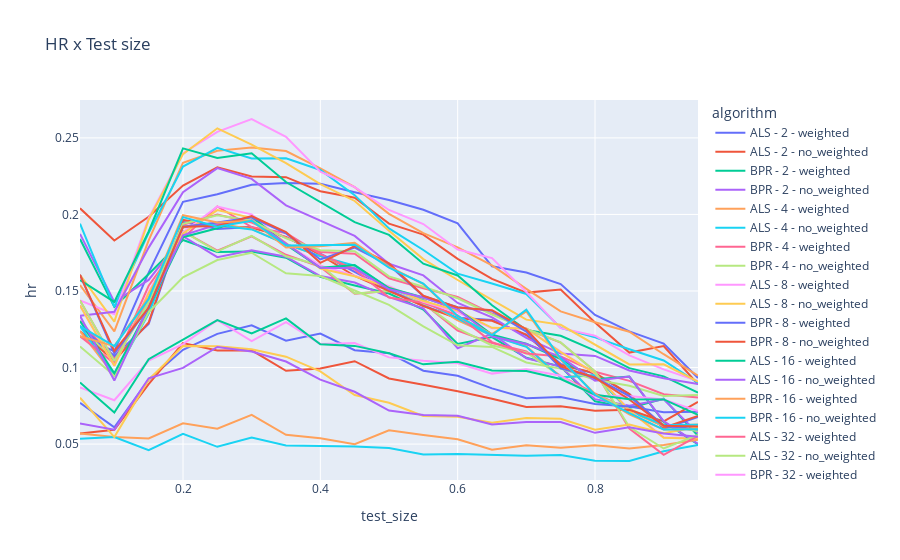

The code cell stored with this chart in its notebook:
### Code cell
df_results_new = df_results.copy()
weight_names = {True: 'weighted', False: 'no_weighted'}
df_results_new['algorithm'] = df_results_new['algorithm'] + ' - ' + df_results_new['factors'].astype(str) + ' - ' + df_results_new['weighted'].map(weight_names)

fig = px.line(df_results_new, x="test_size", y="hr", color='algorithm', title='HR x Test size')
fig.show()
fig.write_html('results-v3/hr_x_test_size.html')

### Figure 1 — Plotly figure (JSON) as saved in the notebook; plotly's stock layout.template omitted (floating-point values rounded to 4 significant figures)
{"data": [{"hovertemplate": "algorithm=ALS - 2 - weighted<br>test_size=%{x}<br>hr=%{y}<extra></extra>", "legendgroup": "ALS - 2 - weighted", "line": {"color": "#636efa", "dash": "solid"}, "marker": {"symbol": "circle"}, "mode": "lines", "name": "ALS - 2 - weighted", "orientation": "v", "showlegend": true, "type": "scatter", "x": [0.05, 0.1, 0.15, 0.2, 0.25, 0.3, 0.35, 0.4, 0.45, 0.5, 0.55, 0.6, 0.65, 0.7, 0.75, 0.8, 0.85, 0.9, 0.95], "xaxis": "x", "y": [0.1204, 0.1108, 0.162, 0.2082, 0.2132, 0.2194, 0.2205, 0.22, 0.2145, 0.2095, 0.203, 0.1942, 0.1661, 0.1621, 0.1545, 0.1343, 0.1236, 0.1156, 0.09318], "yaxis": "y"}, {"hovertemplate": "algorithm=ALS - 2 - no_weighted<br>test_size=%{x}<br>hr=%{y}<extra></extra>", "legendgroup": "ALS - 2 - no_weighted", "line": {"color": "#EF553B", "dash": "solid"}, "marker": {"symbol": "circle"}, "mode": "lines", "name": "ALS - 2 - no_weighted", "orientation": "v", "showlegend": true, "type": "scatter", "x": [0.05, 0.1, 0.15, 0.2, 0.25, 0.3, 0.35, 0.4, 0.45, 0.5, 0.55, 0.6, 0.65, 0.7, 0.75, 0.8, 0.85, 0.9, 0.95], "xaxis": "x", "y": [0.204, 0.183, 0.1985, 0.2188, 0.2307, 0.2248, 0.2243, 0.2152, 0.2109, 0.194, 0.1869, 0.171, 0.1579, 0.1489, 0.151, 0.1295, 0.1098, 0.114, 0.08906], "yaxis": "y"}, {"hovertemplate": "algorithm=BPR - 2 - weighted<br>test_size=%{x}<br>hr=%{y}<extra></extra>", "legendgroup": "BPR - 2 - weighted", "line": {"color": "#00cc96", "dash": "solid"}, "marker": {"symbol": "circle"}, "mode": "lines", "name": "BPR - 2 - weighted", "orientation": "v", "showlegend": true, "type": "scatter", "x": [0.05, 0.1, 0.15, 0.2, 0.25, 0.3, 0.35, 0.4, 0.45, 0.5, 0.55, 0.6, 0.65, 0.7, 0.75, 0.8, 0.85, 0.9, 0.95], "xaxis": "x", "y": [0.1839, 0.1396, 0.1611, 0.1833, 0.1754, 0.1758, 0.1717, 0.1592, 0.1536, 0.1483, 0.1379, 0.1154, 0.1199, 0.1064, 0.1006, 0.07797, 0.07358, 0.07968, 0.05545], "yaxis": "y"}, {"hovertemplate": "algorithm=BPR - 2 - no_weighted<br>test_size=%{x}<br>hr=%{y}<extra></extra>", "legendgroup": "BPR - 2 - no_weighted", "line": {"color": "#ab63fa", "dash": "solid"}, "marker": {"symbol": "circle"}, "mode": "lines", "name": "BPR - 2 - no_weighted", "orientation": "v", "showlegend": true, "type": "scatter", "x": [0.05, 0.1, 0.15, 0.2, 0.25, 0.3, 0.35, 0.4, 0.45, 0.5, 0.55, 0.6, 0.65, 0.7, 0.75, 0.8, 0.85, 0.9, 0.95], "xaxis": "x", "y": [0.1873, 0.1429, 0.1572, 0.1858, 0.1721, 0.1765, 0.1724, 0.1597, 0.1555, 0.146, 0.1387, 0.1126, 0.1222, 0.1061, 0.1006, 0.07937, 0.07503, 0.07921, 0.05702], "yaxis": "y"}, {"hovertemplate": "algorithm=ALS - 4 - weighted<br>test_size=%{x}<br>hr=%{y}<extra></extra>", "legendgroup": "ALS - 4 - weighted", "line": {"color": "#FFA15A", "dash": "solid"}, "marker": {"symbol": "circle"}, "mode": "lines", "name": "ALS - 4 - weighted", "orientation": "v", "showlegend": true, "type": "scatter", "x": [0.05, 0.1, 0.15, 0.2, 0.25, 0.3, 0.35, 0.4, 0.45, 0.5, 0.55, 0.6, 0.65, 0.7, 0.75, 0.8, 0.85, 0.9, 0.95], "xaxis": "x", "y": [0.1538, 0.1236, 0.1831, 0.2338, 0.2416, 0.2437, 0.2414, 0.2301, 0.2178, 0.2004, 0.1878, 0.1784, 0.1668, 0.1514, 0.1367, 0.1296, 0.1234, 0.1087, 0.09476], "yaxis": "y"}, {"hovertemplate": "algorithm=ALS - 4 - no_weighted<br>test_size=%{x}<br>hr=%{y}<extra></extra>", "legendgroup": "ALS - 4 - no_weighted", "line": {"color": "#19d3f3", "dash": "solid"}, "marker": {"symbol": "circle"}, "mode": "lines", "name": "ALS - 4 - no_weighted", "orientation": "v", "showlegend": true, "type": "scatter", "x": [0.05, 0.1, 0.15, 0.2, 0.25, 0.3, 0.35, 0.4, 0.45, 0.5, 0.55, 0.6, 0.65, 0.7, 0.75, 0.8, 0.85, 0.9, 0.95], "xaxis": "x", "y": [0.194, 0.1396, 0.1879, 0.2313, 0.2435, 0.2365, 0.2367, 0.229, 0.2126, 0.1909, 0.1768, 0.1613, 0.1549, 0.1481, 0.1259, 0.1197, 0.1119, 0.1046, 0.08991], "yaxis": "y"}, {"hovertemplate": "algorithm=BPR - 4 - weighted<br>test_size=%{x}<br>hr=%{y}<extra></extra>", "legendgroup": "BPR - 4 - weighted", "line": {"color": "#FF6692", "dash": "solid"}, "marker": {"symbol": "circle"}, "mode": "lines", "name": "BPR - 4 - weighted", "orientation": "v", "showlegend": true, "type": "scatter", "x": [0.05, 0.1, 0.15, 0.2, 0.25, 0.3, 0.35, 0.4, 0.45, 0.5, 0.55, 0.6, 0.65, 0.7, 0.75, 0.8, 0.85, 0.9, 0.95], "xaxis": "x", "y": [0.1304, 0.1059, 0.1429, 0.1889, 0.1764, 0.1856, 0.1736, 0.1657, 0.1482, 0.15, 0.1421, 0.1242, 0.116, 0.1106, 0.09442, 0.08306, 0.07238, 0.06158, 0.05884], "yaxis": "y"}, {"hovertemplate": "algorithm=BPR - 4 - no_weighted<br>test_size=%{x}<br>hr=%{y}<extra></extra>", "legendgroup": "BPR - 4 - no_weighted", "line": {"color": "#B6E880", "dash": "solid"}, "marker": {"symbol": "circle"}, "mode": "lines", "name": "BPR - 4 - no_weighted", "orientation": "v", "showlegend": true, "type": "scatter", "x": [0.05, 0.1, 0.15, 0.2, 0.25, 0.3, 0.35, 0.4, 0.45, 0.5, 0.55, 0.6, 0.65, 0.7, 0.75, 0.8, 0.85, 0.9, 0.95], "xaxis": "x", "y": [0.1271, 0.1043, 0.1419, 0.1889, 0.1759, 0.186, 0.1727, 0.1668, 0.1484, 0.15, 0.1419, 0.1256, 0.1144, 0.1099, 0.09429, 0.08191, 0.07298, 0.06299, 0.05836], "yaxis": "y"}, {"hovertemplate": "algorithm=ALS - 8 - weighted<br>test_size=%{x}<br>hr=%{y}<extra></extra>", "legendgroup": "ALS - 8 - weighted", "line": {"color": "#FF97FF", "dash": "solid"}, "marker": {"symbol": "circle"}, "mode": "lines", "name": "ALS - 8 - weighted", "orientation": "v", "showlegend": true, "type": "scatter", "x": [0.05, 0.1, 0.15, 0.2, 0.25, 0.3, 0.35, 0.4, 0.45, 0.5, 0.55, 0.6, 0.65, 0.7, 0.75, 0.8, 0.85, 0.9, 0.95], "xaxis": "x", "y": [0.1438, 0.1348, 0.1975, 0.24, 0.2539, 0.2623, 0.2506, 0.2279, 0.2178, 0.2029, 0.1937, 0.1771, 0.1715, 0.1494, 0.1258, 0.1208, 0.108, 0.09884, 0.09124], "yaxis": "y"}, {"hovertemplate": "algorithm=ALS - 8 - no_weighted<br>test_size=%{x}<br>hr=%{y}<extra></extra>", "legendgroup": "ALS - 8 - no_weighted", "line": {"color": "#FECB52", "dash": "solid"}, "marker": {"symbol": "circle"}, "mode": "lines", "name": "ALS - 8 - no_weighted", "orientation": "v", "showlegend": true, "type": "scatter", "x": [0.05, 0.1, 0.15, 0.2, 0.25, 0.3, 0.35, 0.4, 0.45, 0.5, 0.55, 0.6, 0.65, 0.7, 0.75, 0.8, 0.85, 0.9, 0.95], "xaxis": "x", "y": [0.1605, 0.13, 0.1965, 0.2394, 0.2563, 0.2456, 0.2335, 0.2198, 0.2088, 0.1894, 0.1709, 0.1572, 0.1441, 0.1313, 0.1279, 0.1152, 0.1021, 0.1021, 0.09075], "yaxis": "y"}, {"hovertemplate": "algorithm=BPR - 8 - weighted<br>test_size=%{x}<br>hr=%{y}<extra></extra>", "legendgroup": "BPR - 8 - weighted", "line": {"color": "#636efa", "dash": "solid"}, "marker": {"symbol": "circle"}, "mode": "lines", "name": "BPR - 8 - weighted", "orientation": "v", "showlegend": true, "type": "scatter", "x": [0.05, 0.1, 0.15, 0.2, 0.25, 0.3, 0.35, 0.4, 0.45, 0.5, 0.55, 0.6, 0.65, 0.7, 0.75, 0.8, 0.85, 0.9, 0.95], "xaxis": "x", "y": [0.1271, 0.1075, 0.1285, 0.1951, 0.1905, 0.1917, 0.185, 0.1744, 0.1624, 0.1507, 0.1404, 0.1325, 0.131, 0.1211, 0.1024, 0.0959, 0.08263, 0.05994, 0.0677], "yaxis": "y"}, {"hovertemplate": "algorithm=BPR - 8 - no_weighted<br>test_size=%{x}<br>hr=%{y}<extra></extra>", "legendgroup": "BPR - 8 - no_weighted", "line": {"color": "#EF553B", "dash": "solid"}, "marker": {"symbol": "circle"}, "mode": "lines", "name": "BPR - 8 - no_weighted", "orientation": "v", "showlegend": true, "type": "scatter", "x": [0.05, 0.1, 0.15, 0.2, 0.25, 0.3, 0.35, 0.4, 0.45, 0.5, 0.55, 0.6, 0.65, 0.7, 0.75, 0.8, 0.85, 0.9, 0.95], "xaxis": "x", "y": [0.1237, 0.1043, 0.1294, 0.1964, 0.1924, 0.1913, 0.1854, 0.1736, 0.1598, 0.1502, 0.1402, 0.132, 0.1305, 0.1215, 0.1016, 0.09641, 0.08263, 0.06076, 0.06843], "yaxis": "y"}, {"hovertemplate": "algorithm=ALS - 16 - weighted<br>test_size=%{x}<br>hr=%{y}<extra></extra>", "legendgroup": "ALS - 16 - weighted", "line": {"color": "#00cc96", "dash": "solid"}, "marker": {"symbol": "circle"}, "mode": "lines", "name": "ALS - 16 - weighted", "orientation": "v", "showlegend": true, "type": "scatter", "x": [0.05, 0.1, 0.15, 0.2, 0.25, 0.3, 0.35, 0.4, 0.45, 0.5, 0.55, 0.6, 0.65, 0.7, 0.75, 0.8, 0.85, 0.9, 0.95], "xaxis": "x", "y": [0.1572, 0.1429, 0.1889, 0.2431, 0.2369, 0.2399, 0.2212, 0.2078, 0.195, 0.1866, 0.1678, 0.1601, 0.1407, 0.1245, 0.1208, 0.111, 0.09964, 0.09425, 0.0836], "yaxis": "y"}, {"hovertemplate": "algorithm=ALS - 16 - no_weighted<br>test_size=%{x}<br>hr=%{y}<extra></extra>", "legendgroup": "ALS - 16 - no_weighted", "line": {"color": "#ab63fa", "dash": "solid"}, "marker": {"symbol": "circle"}, "mode": "lines", "name": "ALS - 16 - no_weighted", "orientation": "v", "showlegend": true, "type": "scatter", "x": [0.05, 0.1, 0.15, 0.2, 0.25, 0.3, 0.35, 0.4, 0.45, 0.5, 0.55, 0.6, 0.65, 0.7, 0.75, 0.8, 0.85, 0.9, 0.95], "xaxis": "x", "y": [0.1338, 0.1364, 0.1783, 0.2145, 0.2303, 0.2232, 0.206, 0.1959, 0.186, 0.1678, 0.1602, 0.1422, 0.1328, 0.1194, 0.1091, 0.1076, 0.09807, 0.09296, 0.0893], "yaxis": "y"}, {"hovertemplate": "algorithm=BPR - 16 - weighted<br>test_size=%{x}<br>hr=%{y}<extra></extra>", "legendgroup": "BPR - 16 - weighted", "line": {"color": "#FFA15A", "dash": "solid"}, "marker": {"symbol": "circle"}, "mode": "lines", "name": "BPR - 16 - weighted", "orientation": "v", "showlegend": true, "type": "scatter", "x": [0.05, 0.1, 0.15, 0.2, 0.25, 0.3, 0.35, 0.4, 0.45, 0.5, 0.55, 0.6, 0.65, 0.7, 0.75, 0.8, 0.85, 0.9, 0.95], "xaxis": "x", "y": [0.1237, 0.0947, 0.1361, 0.1914, 0.1939, 0.1906, 0.1806, 0.1728, 0.1648, 0.1521, 0.1446, 0.1308, 0.1209, 0.114, 0.09361, 0.09489, 0.07153, 0.0617, 0.06285], "yaxis": "y"}, {"hovertemplate": "algorithm=BPR - 16 - no_weighted<br>test_size=%{x}<br>hr=%{y}<extra></extra>", "legendgroup": "BPR - 16 - no_weighted", "line": {"color": "#19d3f3", "dash": "solid"}, "marker": {"symbol": "circle"}, "mode": "lines", "name": "BPR - 16 - no_weighted", "orientation": "v", "showlegend": true, "type": "scatter", "x": [0.05, 0.1, 0.15, 0.2, 0.25, 0.3, 0.35, 0.4, 0.45, 0.5, 0.55, 0.6, 0.65, 0.7, 0.75, 0.8, 0.85, 0.9, 0.95], "xaxis": "x", "y": [0.1271, 0.0947, 0.1352, 0.192, 0.1929, 0.1902, 0.1806, 0.1728, 0.1665, 0.1517, 0.1438, 0.132, 0.1207, 0.1135, 0.09348, 0.09514, 0.07165, 0.0624, 0.06261], "yaxis": "y"}, {"hovertemplate": "algorithm=ALS - 32 - weighted<br>test_size=%{x}<br>hr=%{y}<extra></extra>", "legendgroup": "ALS - 32 - weighted", "line": {"color": "#FF6692", "dash": "solid"}, "marker": {"symbol": "circle"}, "mode": "lines", "name": "ALS - 32 - weighted", "orientation": "v", "showlegend": true, "type": "scatter", "x": [0.05, 0.1, 0.15, 0.2, 0.25, 0.3, 0.35, 0.4, 0.45, 0.5, 0.55, 0.6, 0.65, 0.7, 0.75, 0.8, 0.85, 0.9, 0.95], "xaxis": "x", "y": [0.1204, 0.1027, 0.1534, 0.1845, 0.2052, 0.1917, 0.1879, 0.1741, 0.1641, 0.1458, 0.1423, 0.134, 0.1166, 0.1092, 0.1073, 0.0973, 0.09131, 0.08262, 0.08044], "yaxis": "y"}, {"hovertemplate": "algorithm=ALS - 32 - no_weighted<br>test_size=%{x}<br>hr=%{y}<extra></extra>", "legendgroup": "ALS - 32 - no_weighted", "line": {"color": "#B6E880", "dash": "solid"}, "marker": {"symbol": "circle"}, "mode": "lines", "name": "ALS - 32 - no_weighted", "orientation": "v", "showlegend": true, "type": "scatter", "x": [0.05, 0.1, 0.15, 0.2, 0.25, 0.3, 0.35, 0.4, 0.45, 0.5, 0.55, 0.6, 0.65, 0.7, 0.75, 0.8, 0.85, 0.9, 0.95], "xaxis": "x", "y": [0.1137, 0.0947, 0.1361, 0.159, 0.1702, 0.175, 0.1616, 0.1597, 0.1503, 0.1409, 0.1269, 0.1145, 0.1134, 0.1033, 0.09928, 0.09196, 0.08806, 0.08144, 0.08202], "yaxis": "y"}, {"hovertemplate": "algorithm=BPR - 32 - weighted<br>test_size=%{x}<br>hr=%{y}<extra></extra>", "legendgroup": "BPR - 32 - weighted", "line": {"color": "#FF97FF", "dash": "solid"}, "marker": {"symbol": "circle"}, "mode": "lines", "name": "BPR - 32 - weighted", "orientation": "v", "showlegend": true, "type": "scatter", "x": [0.05, 0.1, 0.15, 0.2, 0.25, 0.3, 0.35, 0.4, 0.45, 0.5, 0.55, 0.6, 0.65, 0.7, 0.75, 0.8, 0.85, 0.9, 0.95], "xaxis": "x", "y": [0.1405, 0.1011, 0.1496, 0.1883, 0.2052, 0.2001, 0.1809, 0.1665, 0.16, 0.1532, 0.1429, 0.1361, 0.1256, 0.1255, 0.1104, 0.09616, 0.07226, 0.05441, 0.05387], "yaxis": "y"}, {"hovertemplate": "algorithm=BPR - 32 - no_weighted<br>test_size=%{x}<br>hr=%{y}<extra></extra>", "legendgroup": "BPR - 32 - no_weighted", "line": {"color": "#FECB52", "dash": "solid"}, "marker": {"symbol": "circle"}, "mode": "lines", "name": "BPR - 32 - no_weighted", "orientation": "v", "showlegend": true, "type": "scatter", "x": [0.05, 0.1, 0.15, 0.2, 0.25, 0.3, 0.35, 0.4, 0.45, 0.5, 0.55, 0.6, 0.65, 0.7, 0.75, 0.8, 0.85, 0.9, 0.95], "xaxis": "x", "y": [0.1405, 0.1011, 0.1486, 0.1877, 0.2028, 0.1978, 0.1812, 0.1646, 0.1596, 0.1523, 0.1434, 0.1372, 0.1259, 0.1255, 0.1101, 0.09629, 0.07189, 0.05418, 0.05351], "yaxis": "y"}, {"hovertemplate": "algorithm=ALS - 64 - weighted<br>test_size=%{x}<br>hr=%{y}<extra></extra>", "legendgroup": "ALS - 64 - weighted", "line": {"color": "#636efa", "dash": "solid"}, "marker": {"symbol": "circle"}, "mode": "lines", "name": "ALS - 64 - weighted", "orientation": "v", "showlegend": true, "type": "scatter", "x": [0.05, 0.1, 0.15, 0.2, 0.25, 0.3, 0.35, 0.4, 0.45, 0.5, 0.55, 0.6, 0.65, 0.7, 0.75, 0.8, 0.85, 0.9, 0.95], "xaxis": "x", "y": [0.07692, 0.061, 0.09204, 0.1116, 0.122, 0.1276, 0.1176, 0.1222, 0.1113, 0.1094, 0.0979, 0.09466, 0.08639, 0.08001, 0.08078, 0.07619, 0.07455, 0.07087, 0.0711], "yaxis": "y"}, {"hovertemplate": "algorithm=ALS - 64 - no_weighted<br>test_size=%{x}<br>hr=%{y}<extra></extra>", "legendgroup": "ALS - 64 - no_weighted", "line": {"color": "#EF553B", "dash": "solid"}, "marker": {"symbol": "circle"}, "mode": "lines", "name": "ALS - 64 - no_weighted", "orientation": "v", "showlegend": true, "type": "scatter", "x": [0.05, 0.1, 0.15, 0.2, 0.25, 0.3, 0.35, 0.4, 0.45, 0.5, 0.55, 0.6, 0.65, 0.7, 0.75, 0.8, 0.85, 0.9, 0.95], "xaxis": "x", "y": [0.05686, 0.05939, 0.08917, 0.116, 0.1111, 0.1112, 0.09791, 0.09943, 0.1042, 0.09289, 0.08876, 0.08447, 0.07959, 0.07418, 0.0747, 0.07174, 0.07238, 0.06487, 0.07753], "yaxis": "y"}, {"hovertemplate": "algorithm=BPR - 64 - weighted<br>test_size=%{x}<br>hr=%{y}<extra></extra>", "legendgroup": "BPR - 64 - weighted", "line": {"color": "#00cc96", "dash": "solid"}, "marker": {"symbol": "circle"}, "mode": "lines", "name": "BPR - 64 - weighted", "orientation": "v", "showlegend": true, "type": "scatter", "x": [0.05, 0.1, 0.15, 0.2, 0.25, 0.3, 0.35, 0.4, 0.45, 0.5, 0.55, 0.6, 0.65, 0.7, 0.75, 0.8, 0.85, 0.9, 0.95], "xaxis": "x", "y": [0.1304, 0.09631, 0.139, 0.1852, 0.191, 0.1986, 0.1803, 0.1652, 0.1669, 0.1519, 0.1457, 0.1382, 0.1215, 0.1156, 0.1055, 0.09234, 0.09409, 0.06452, 0.04987], "yaxis": "y"}, {"hovertemplate": "algorithm=BPR - 64 - no_weighted<br>test_size=%{x}<br>hr=%{y}<extra></extra>", "legendgroup": "BPR - 64 - no_weighted", "line": {"color": "#ab63fa", "dash": "solid"}, "marker": {"symbol": "circle"}, "mode": "lines", "name": "BPR - 64 - no_weighted", "orientation": "v", "showlegend": true, "type": "scatter", "x": [0.05, 0.1, 0.15, 0.2, 0.25, 0.3, 0.35, 0.4, 0.45, 0.5, 0.55, 0.6, 0.65, 0.7, 0.75, 0.8, 0.85, 0.9, 0.95], "xaxis": "x", "y": [0.1338, 0.09149, 0.14, 0.1864, 0.1934, 0.1963, 0.1809, 0.1652, 0.1648, 0.1511, 0.1457, 0.138, 0.1203, 0.1154, 0.107, 0.09145, 0.09409, 0.06499, 0.05011], "yaxis": "y"}, {"hovertemplate": "algorithm=ALS - 128 - weighted<br>test_size=%{x}<br>hr=%{y}<extra></extra>", "legendgroup": "ALS - 128 - weighted", "line": {"color": "#FFA15A", "dash": "solid"}, "marker": {"symbol": "circle"}, "mode": "lines", "name": "ALS - 128 - weighted", "orientation": "v", "showlegend": true, "type": "scatter", "x": [0.05, 0.1, 0.15, 0.2, 0.25, 0.3, 0.35, 0.4, 0.45, 0.5, 0.55, 0.6, 0.65, 0.7, 0.75, 0.8, 0.85, 0.9, 0.95], "xaxis": "x", "y": [0.05686, 0.05457, 0.05369, 0.06359, 0.06005, 0.0691, 0.05608, 0.05379, 0.04994, 0.05904, 0.056, 0.0532, 0.04636, 0.04926, 0.04755, 0.04922, 0.04717, 0.04936, 0.0529], "yaxis": "y"}, {"hovertemplate": "algorithm=ALS - 128 - no_weighted<br>test_size=%{x}<br>hr=%{y}<extra></extra>", "legendgroup": "ALS - 128 - no_weighted", "line": {"color": "#19d3f3", "dash": "solid"}, "marker": {"symbol": "circle"}, "mode": "lines", "name": "ALS - 128 - no_weighted", "orientation": "v", "showlegend": true, "type": "scatter", "x": [0.05, 0.1, 0.15, 0.2, 0.25, 0.3, 0.35, 0.4, 0.45, 0.5, 0.55, 0.6, 0.65, 0.7, 0.75, 0.8, 0.85, 0.9, 0.95], "xaxis": "x", "y": [0.05351, 0.05457, 0.04602, 0.05673, 0.04823, 0.05429, 0.04911, 0.04863, 0.04851, 0.0474, 0.04324, 0.04353, 0.0432, 0.04241, 0.04282, 0.03918, 0.03896, 0.04536, 0.0495], "yaxis": "y"}, {"hovertemplate": "algorithm=BPR - 128 - weighted<br>test_size=%{x}<br>hr=%{y}<extra></extra>", "legendgroup": "BPR - 128 - weighted", "line": {"color": "#FF6692", "dash": "solid"}, "marker": {"symbol": "circle"}, "mode": "lines", "name": "BPR - 128 - weighted", "orientation": "v", "showlegend": true, "type": "scatter", "x": [0.05, 0.1, 0.15, 0.2, 0.25, 0.3, 0.35, 0.4, 0.45, 0.5, 0.55, 0.6, 0.65, 0.7, 0.75, 0.8, 0.85, 0.9, 0.95], "xaxis": "x", "y": [0.1438, 0.1043, 0.1448, 0.1933, 0.2, 0.1948, 0.185, 0.1755, 0.1743, 0.1583, 0.1518, 0.1461, 0.1353, 0.1252, 0.1163, 0.09756, 0.06019, 0.04301, 0.05533], "yaxis": "y"}, {"hovertemplate": "algorithm=BPR - 128 - no_weighted<br>test_size=%{x}<br>hr=%{y}<extra></extra>", "legendgroup": "BPR - 128 - no_weighted", "line": {"color": "#B6E880", "dash": "solid"}, "marker": {"symbol": "circle"}, "mode": "lines", "name": "BPR - 128 - no_weighted", "orientation": "v", "showlegend": true, "type": "scatter", "x": [0.05, 0.1, 0.15, 0.2, 0.25, 0.3, 0.35, 0.4, 0.45, 0.5, 0.55, 0.6, 0.65, 0.7, 0.75, 0.8, 0.85, 0.9, 0.95], "xaxis": "x", "y": [0.1438, 0.1043, 0.1429, 0.1939, 0.1995, 0.1959, 0.1844, 0.1766, 0.176, 0.1595, 0.1528, 0.1453, 0.1347, 0.1252, 0.1164, 0.09743, 0.06116, 0.04713, 0.05605], "yaxis": "y"}, {"hovertemplate": "algorithm=ALS - 256 - weighted<br>test_size=%{x}<br>hr=%{y}<extra></extra>", "legendgroup": "ALS - 256 - weighted", "line": {"color": "#FF97FF", "dash": "solid"}, "marker": {"symbol": "circle"}, "mode": "lines", "name": "ALS - 256 - weighted", "orientation": "v", "showlegend": true, "type": "scatter", "x": [0.05, 0.1, 0.15, 0.2, 0.25, 0.3, 0.35, 0.4, 0.45, 0.5, 0.55, 0.6, 0.65, 0.7, 0.75, 0.8, 0.85, 0.9, 0.95], "xaxis": "x", "y": [0.08696, 0.07865, 0.1045, 0.1153, 0.131, 0.1173, 0.1296, 0.1155, 0.1161, 0.1066, 0.1044, 0.1028, 0.09604, 0.09895, 0.09469, 0.08115, 0.08142, 0.07909, 0.07158], "yaxis": "y"}, {"hovertemplate": "algorithm=ALS - 256 - no_weighted<br>test_size=%{x}<br>hr=%{y}<extra></extra>", "legendgroup": "ALS - 256 - no_weighted", "line": {"color": "#FECB52", "dash": "solid"}, "marker": {"symbol": "circle"}, "mode": "lines", "name": "ALS - 256 - no_weighted", "orientation": "v", "showlegend": true, "type": "scatter", "x": [0.05, 0.1, 0.15, 0.2, 0.25, 0.3, 0.35, 0.4, 0.45, 0.5, 0.55, 0.6, 0.65, 0.7, 0.75, 0.8, 0.85, 0.9, 0.95], "xaxis": "x", "y": [0.08027, 0.05457, 0.09204, 0.1141, 0.1139, 0.112, 0.1071, 0.09753, 0.08205, 0.07702, 0.06838, 0.06789, 0.06392, 0.06704, 0.06659, 0.0594, 0.06285, 0.05712, 0.06115], "yaxis": "y"}, {"hovertemplate": "algorithm=BPR - 256 - weighted<br>test_size=%{x}<br>hr=%{y}<extra></extra>", "legendgroup": "BPR - 256 - weighted", "line": {"color": "#636efa", "dash": "solid"}, "marker": {"symbol": "circle"}, "mode": "lines", "name": "BPR - 256 - weighted", "orientation": "v", "showlegend": true, "type": "scatter", "x": [0.05, 0.1, 0.15, 0.2, 0.25, 0.3, 0.35, 0.4, 0.45, 0.5, 0.55, 0.6, 0.65, 0.7, 0.75, 0.8, 0.85, 0.9, 0.95], "xaxis": "x", "y": [0.1605, 0.1091, 0.139, 0.192, 0.1948, 0.1982, 0.1876, 0.1706, 0.1784, 0.1669, 0.1467, 0.1394, 0.137, 0.1234, 0.09942, 0.09349, 0.0813, 0.06217, 0.05945], "yaxis": "y"}, {"hovertemplate": "algorithm=BPR - 256 - no_weighted<br>test_size=%{x}<br>hr=%{y}<extra></extra>", "legendgroup": "BPR - 256 - no_weighted", "line": {"color": "#EF553B", "dash": "solid"}, "marker": {"symbol": "circle"}, "mode": "lines", "name": "BPR - 256 - no_weighted", "orientation": "v", "showlegend": true, "type": "scatter", "x": [0.05, 0.1, 0.15, 0.2, 0.25, 0.3, 0.35, 0.4, 0.45, 0.5, 0.55, 0.6, 0.65, 0.7, 0.75, 0.8, 0.85, 0.9, 0.95], "xaxis": "x", "y": [0.1605, 0.1108, 0.139, 0.192, 0.1924, 0.1989, 0.1885, 0.1684, 0.1793, 0.168, 0.1469, 0.1392, 0.1375, 0.125, 0.1008, 0.09336, 0.07913, 0.06205, 0.06151], "yaxis": "y"}, {"hovertemplate": "algorithm=ALS - 512 - weighted<br>test_size=%{x}<br>hr=%{y}<extra></extra>", "legendgroup": "ALS - 512 - weighted", "line": {"color": "#00cc96", "dash": "solid"}, "marker": {"symbol": "circle"}, "mode": "lines", "name": "ALS - 512 - weighted", "orientation": "v", "showlegend": true, "type": "scatter", "x": [0.05, 0.1, 0.15, 0.2, 0.25, 0.3, 0.35, 0.4, 0.45, 0.5, 0.55, 0.6, 0.65, 0.7, 0.75, 0.8, 0.85, 0.9, 0.95], "xaxis": "x", "y": [0.0903, 0.07063, 0.1055, 0.1185, 0.131, 0.1222, 0.1321, 0.1152, 0.1141, 0.1094, 0.1021, 0.1038, 0.0981, 0.09778, 0.09253, 0.08229, 0.07937, 0.07921, 0.06904], "yaxis": "y"}, {"hovertemplate": "algorithm=ALS - 512 - no_weighted<br>test_size=%{x}<br>hr=%{y}<extra></extra>", "legendgroup": "ALS - 512 - no_weighted", "line": {"color": "#ab63fa", "dash": "solid"}, "marker": {"symbol": "circle"}, "mode": "lines", "name": "ALS - 512 - no_weighted", "orientation": "v", "showlegend": true, "type": "scatter", "x": [0.05, 0.1, 0.15, 0.2, 0.25, 0.3, 0.35, 0.4, 0.45, 0.5, 0.55, 0.6, 0.65, 0.7, 0.75, 0.8, 0.85, 0.9, 0.95], "xaxis": "x", "y": [0.06355, 0.05939, 0.093, 0.09975, 0.1135, 0.1105, 0.1039, 0.09209, 0.08419, 0.07194, 0.06895, 0.06858, 0.06282, 0.06441, 0.06443, 0.05736, 0.06104, 0.057, 0.05472], "yaxis": "y"}, {"hovertemplate": "algorithm=BPR - 512 - weighted<br>test_size=%{x}<br>hr=%{y}<extra></extra>", "legendgroup": "BPR - 512 - weighted", "line": {"color": "#FFA15A", "dash": "solid"}, "marker": {"symbol": "circle"}, "mode": "lines", "name": "BPR - 512 - weighted", "orientation": "v", "showlegend": true, "type": "scatter", "x": [0.05, 0.1, 0.15, 0.2, 0.25, 0.3, 0.35, 0.4, 0.45, 0.5, 0.55, 0.6, 0.65, 0.7, 0.75, 0.8, 0.85, 0.9, 0.95], "xaxis": "x", "y": [0.1204, 0.114, 0.1457, 0.1995, 0.1948, 0.1959, 0.1784, 0.1793, 0.1815, 0.1659, 0.1545, 0.1334, 0.1218, 0.1367, 0.1052, 0.0828, 0.06948, 0.05947, 0.05982], "yaxis": "y"}, {"hovertemplate": "algorithm=BPR - 512 - no_weighted<br>test_size=%{x}<br>hr=%{y}<extra></extra>", "legendgroup": "BPR - 512 - no_weighted", "line": {"color": "#19d3f3", "dash": "solid"}, "marker": {"symbol": "circle"}, "mode": "lines", "name": "BPR - 512 - no_weighted", "orientation": "v", "showlegend": true, "type": "scatter", "x": [0.05, 0.1, 0.15, 0.2, 0.25, 0.3, 0.35, 0.4, 0.45, 0.5, 0.55, 0.6, 0.65, 0.7, 0.75, 0.8, 0.85, 0.9, 0.95], "xaxis": "x", "y": [0.1271, 0.114, 0.1448, 0.1983, 0.192, 0.1959, 0.1797, 0.1798, 0.1803, 0.1653, 0.1549, 0.1337, 0.1212, 0.1379, 0.1059, 0.08204, 0.07021, 0.05947, 0.05969], "yaxis": "y"}], "layout": {"legend": {"title": {"text": "algorithm"}, "tracegroupgap": 0}, "title": {"text": "HR x Test size"}, "xaxis": {"anchor": "y", "domain": [0, 1], "title": {"text": "test_size"}}, "yaxis": {"anchor": "x", "domain": [0, 1], "title": {"text": "hr"}}}}
